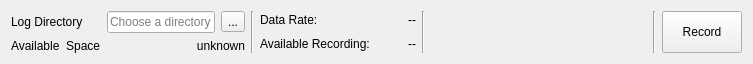
<?xml version="1.0" encoding="UTF-8"?>
<ui version="4.0">
 <class>LogControlWidget</class>
 <widget class="QWidget" name="LogControlWidget">
  <property name="geometry">
   <rect>
    <x>0</x>
    <y>0</y>
    <width>753</width>
    <height>64</height>
   </rect>
  </property>
  <property name="windowTitle">
   <string>logStatusUi</string>
  </property>
  <layout class="QHBoxLayout" name="horizontalLayout" stretch="0,0,0,1,0,0,0">
   <item>
    <layout class="QGridLayout" name="gridLayout">
     <item row="1" column="0">
      <widget class="QLabel" name="freeSpaceLabel">
       <property name="text">
        <string>Available  Space</string>
       </property>
      </widget>
     </item>
     <item row="0" column="1">
      <widget class="QLineEdit" name="logDirectory">
       <property name="acceptDrops">
        <bool>false</bool>
       </property>
       <property name="readOnly">
        <bool>true</bool>
       </property>
       <property name="placeholderText">
        <string>Choose a directory</string>
       </property>
      </widget>
     </item>
     <item row="1" column="1" colspan="2">
      <widget class="QLabel" name="freeSpace">
       <property name="text">
        <string>unknown</string>
       </property>
       <property name="alignment">
        <set>Qt::AlignRight|Qt::AlignTrailing|Qt::AlignVCenter</set>
       </property>
      </widget>
     </item>
     <item row="0" column="2">
      <widget class="QToolButton" name="logDirectoryButton">
       <property name="text">
        <string>...</string>
       </property>
      </widget>
     </item>
     <item row="0" column="0">
      <widget class="QLabel" name="logDirectoryLabel">
       <property name="text">
        <string>Log Directory</string>
       </property>
      </widget>
     </item>
    </layout>
   </item>
   <item>
    <widget class="Line" name="line">
     <property name="orientation">
      <enum>Qt::Vertical</enum>
     </property>
    </widget>
   </item>
   <item>
    <layout class="QGridLayout" name="gridLayout_2">
     <item row="0" column="0">
      <widget class="QLabel" name="dataRateLabel">
       <property name="text">
        <string>Data Rate:</string>
       </property>
      </widget>
     </item>
     <item row="0" column="1">
      <widget class="QLabel" name="dataRate">
       <property name="minimumSize">
        <size>
         <width>40</width>
         <height>0</height>
        </size>
       </property>
       <property name="text">
        <string>--</string>
       </property>
       <property name="alignment">
        <set>Qt::AlignRight|Qt::AlignTrailing|Qt::AlignVCenter</set>
       </property>
      </widget>
     </item>
     <item row="1" column="0">
      <widget class="QLabel" name="availableRecordingTimeLabel">
       <property name="text">
        <string>Available Recording:</string>
       </property>
      </widget>
     </item>
     <item row="1" column="1">
      <widget class="QLabel" name="availableRecordingTime">
       <property name="minimumSize">
        <size>
         <width>40</width>
         <height>0</height>
        </size>
       </property>
       <property name="text">
        <string>--</string>
       </property>
       <property name="alignment">
        <set>Qt::AlignRight|Qt::AlignTrailing|Qt::AlignVCenter</set>
       </property>
      </widget>
     </item>
    </layout>
   </item>
   <item>
    <widget class="Line" name="line_3">
     <property name="orientation">
      <enum>Qt::Vertical</enum>
     </property>
    </widget>
   </item>
   <item>
    <spacer name="horizontalSpacer">
     <property name="orientation">
      <enum>Qt::Horizontal</enum>
     </property>
     <property name="sizeHint" stdset="0">
      <size>
       <width>40</width>
       <height>20</height>
      </size>
     </property>
    </spacer>
   </item>
   <item>
    <widget class="Line" name="line_2">
     <property name="orientation">
      <enum>Qt::Vertical</enum>
     </property>
    </widget>
   </item>
   <item>
    <widget class="QPushButton" name="recordButton">
     <property name="sizePolicy">
      <sizepolicy hsizetype="Minimum" vsizetype="Expanding">
       <horstretch>0</horstretch>
       <verstretch>0</verstretch>
      </sizepolicy>
     </property>
     <property name="text">
      <string>Record</string>
     </property>
    </widget>
   </item>
  </layout>
 </widget>
 <resources/>
 <connections/>
</ui>
